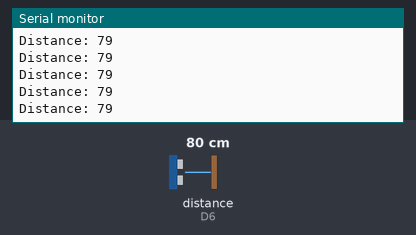
This sketch was run on a simulated ESP8266 (NodeMCU). Shown: the last lines printed to the serial monitor. Wiring (inferred from the names in the program): ultrasonic range finder: trigger D5; echo D6. The test bench sets the inputs (shaded band); at power-on: distance to the obstacle (sensor on D6) 80 cm. The echo pulse lasts 58.3 µs per cm.

Above: at 1.2 s.
1.3 s: distance to the obstacle (sensor on D6) set to 2 cm
At 2.0 s:
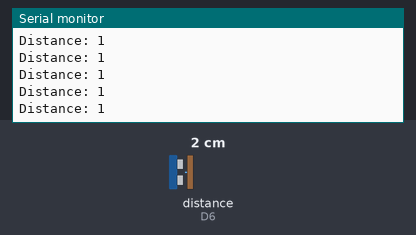
2.8 s: distance to the obstacle (sensor on D6) set to 120 cm
At 3.4 s:
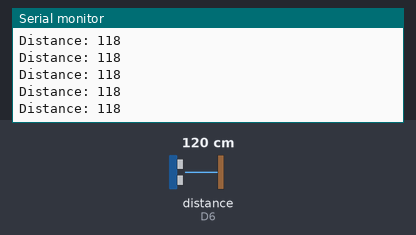
Timing chart, 0 to 5.8 s (numbered marks = the images above; inputs shaded):
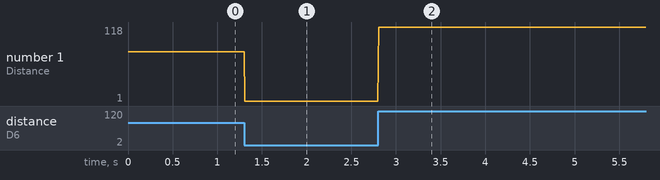

Measured:
- after the input at 1.3 s, the serial monitor: prints a new line at once (image 1)
- after the input at 2.8 s, the serial monitor: prints a new line at once (image 2)
- plotted number 1: 79 → 1 after the input at 1.3 s, 1 → 118 after the input at 2.8 s

The sketch:

Ultrasonic_simple.ino
```cpp
//define pins for input:
const int trigPin = D5;
const int echoPin = D6;
// defines variables
long duration;
int distance;
//--------------------------------SETUP------------------------------------
void setup() {
pinMode(trigPin, OUTPUT); // Sets the trigPin as an Output
pinMode(echoPin, INPUT); // Sets the echoPin as an Input
Serial.begin(250000); // Starts the serial communication
}
//--------------------------------LOOP----------------------------------------
void loop() {
// Clears the trigPin
digitalWrite(trigPin, LOW);
delayMicroseconds(2);
// Sets the trigPin on HIGH state for 10 micro seconds
digitalWrite(trigPin, HIGH);
delayMicroseconds(10);
digitalWrite(trigPin, LOW);
// Reads the echoPin, returns the sound wave travel time in microseconds
duration = pulseIn(echoPin, HIGH);
// Calculating the distance
distance= duration*0.034/2;
// Prints the distance on the Serial Monitor
Serial.print("Distance: ");
Serial.println(distance);
}
```
